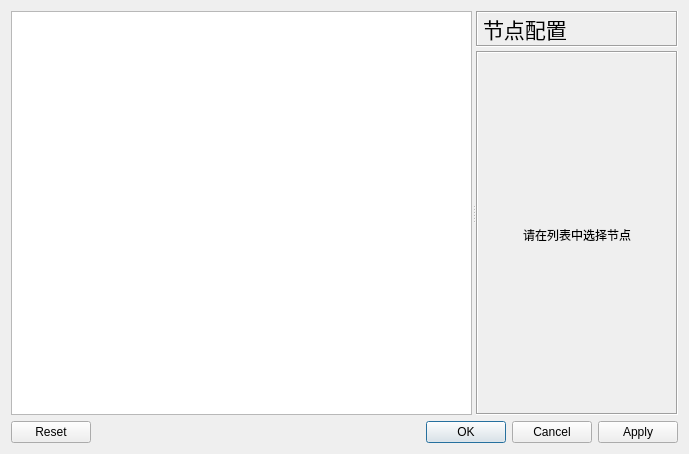
<?xml version="1.0" encoding="UTF-8"?>
<ui version="4.0">
 <class>NodePropertiesDialog</class>
 <widget class="QDialog" name="NodePropertiesDialog">
  <property name="geometry">
   <rect>
    <x>0</x>
    <y>0</y>
    <width>689</width>
    <height>454</height>
   </rect>
  </property>
  <property name="windowTitle">
   <string>节点属性</string>
  </property>
  <layout class="QGridLayout">
   <item row="0" column="0">
    <widget class="QSplitter" name="splitter">
     <property name="orientation">
      <enum>Qt::Horizontal</enum>
     </property>
     <widget class="QTreeWidget" name="uiNodesTreeWidget">
      <property name="sizePolicy">
       <sizepolicy hsizetype="Preferred" vsizetype="Expanding">
        <horstretch>0</horstretch>
        <verstretch>0</verstretch>
       </sizepolicy>
      </property>
      <attribute name="headerVisible">
       <bool>false</bool>
      </attribute>
      <column>
       <property name="text">
        <string>Nodes</string>
       </property>
      </column>
     </widget>
     <widget class="QWidget" name="verticalLayout">
      <layout class="QVBoxLayout">
       <property name="spacing">
        <number>4</number>
       </property>
       <property name="leftMargin">
        <number>0</number>
       </property>
       <property name="topMargin">
        <number>0</number>
       </property>
       <property name="rightMargin">
        <number>0</number>
       </property>
       <property name="bottomMargin">
        <number>0</number>
       </property>
       <item>
        <widget class="QLabel" name="uiTitleLabel">
         <property name="font">
          <font>
           <pointsize>16</pointsize>
          </font>
         </property>
         <property name="frameShape">
          <enum>QFrame::Box</enum>
         </property>
         <property name="frameShadow">
          <enum>QFrame::Sunken</enum>
         </property>
         <property name="text">
          <string>节点配置</string>
         </property>
         <property name="textFormat">
          <enum>Qt::PlainText</enum>
         </property>
        </widget>
       </item>
       <item>
        <widget class="QStackedWidget" name="uiConfigStackedWidget">
         <property name="sizePolicy">
          <sizepolicy hsizetype="Expanding" vsizetype="Expanding">
           <horstretch>0</horstretch>
           <verstretch>0</verstretch>
          </sizepolicy>
         </property>
         <property name="frameShape">
          <enum>QFrame::Box</enum>
         </property>
         <property name="frameShadow">
          <enum>QFrame::Sunken</enum>
         </property>
         <property name="currentIndex">
          <number>0</number>
         </property>
         <widget class="QWidget" name="uiEmptyPageWidget">
          <layout class="QVBoxLayout">
           <property name="spacing">
            <number>0</number>
           </property>
           <property name="leftMargin">
            <number>0</number>
           </property>
           <property name="topMargin">
            <number>4</number>
           </property>
           <property name="rightMargin">
            <number>0</number>
           </property>
           <property name="bottomMargin">
            <number>0</number>
           </property>
           <item>
            <spacer>
             <property name="orientation">
              <enum>Qt::Vertical</enum>
             </property>
             <property name="sizeType">
              <enum>QSizePolicy::Expanding</enum>
             </property>
             <property name="sizeHint" stdset="0">
              <size>
               <width>20</width>
               <height>20</height>
              </size>
             </property>
            </spacer>
           </item>
           <item>
            <widget class="QLabel" name="textLabel">
             <property name="text">
              <string>请在列表中选择节点</string>
             </property>
             <property name="alignment">
              <set>Qt::AlignCenter</set>
             </property>
            </widget>
           </item>
           <item>
            <spacer>
             <property name="orientation">
              <enum>Qt::Vertical</enum>
             </property>
             <property name="sizeType">
              <enum>QSizePolicy::Expanding</enum>
             </property>
             <property name="sizeHint" stdset="0">
              <size>
               <width>20</width>
               <height>40</height>
              </size>
             </property>
            </spacer>
           </item>
          </layout>
         </widget>
        </widget>
       </item>
      </layout>
     </widget>
    </widget>
   </item>
   <item row="1" column="0">
    <widget class="QDialogButtonBox" name="uiButtonBox">
     <property name="orientation">
      <enum>Qt::Horizontal</enum>
     </property>
     <property name="standardButtons">
      <set>QDialogButtonBox::Apply|QDialogButtonBox::Cancel|QDialogButtonBox::Ok|QDialogButtonBox::Reset</set>
     </property>
    </widget>
   </item>
  </layout>
 </widget>
 <resources>
  <include location="../../resources/resources.qrc"/>
 </resources>
 <connections/>
</ui>
